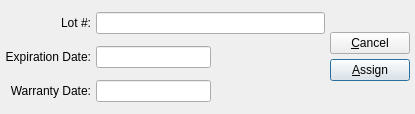
<ui version="4.0" >
 <author></author>
 <comment>This file is part of the xTuple ERP: PostBooks Edition, a free and
open source Enterprise Resource Planning software suite,
Copyright (c) 1999-2010 by OpenMFG LLC, d/b/a xTuple.
It is licensed to you under the Common Public Attribution License
version 1.0, the full text of which (including xTuple-specific Exhibits)
is available at www.xtuple.com/CPAL.  By using this software, you agree
to be bound by its terms.</comment>
 <class>getLotInfo</class>
 <widget class="QDialog" name="getLotInfo" >
  <property name="geometry" >
   <rect>
    <x>0</x>
    <y>0</y>
    <width>415</width>
    <height>114</height>
   </rect>
  </property>
  <property name="windowTitle" >
   <string>Lot Information</string>
  </property>
  <layout class="QGridLayout" >
   <item row="0" column="0" >
    <widget class="QLabel" name="_lotSerialLit" >
     <property name="text" >
      <string>Lot #:</string>
     </property>
     <property name="alignment" >
      <set>Qt::AlignRight|Qt::AlignTrailing|Qt::AlignVCenter</set>
     </property>
    </widget>
   </item>
   <item row="0" column="1" >
    <widget class="XLineEdit" name="_lot" />
   </item>
   <item rowspan="3" row="0" column="2" >
    <layout class="QVBoxLayout" >
     <property name="spacing" >
      <number>0</number>
     </property>
     <item>
      <layout class="QVBoxLayout" >
       <property name="spacing" >
        <number>5</number>
       </property>
       <item>
        <widget class="QPushButton" name="_close" >
         <property name="text" >
          <string>&amp;Cancel</string>
         </property>
        </widget>
       </item>
       <item>
        <widget class="QPushButton" name="_assign" >
         <property name="text" >
          <string>&amp;Assign</string>
         </property>
         <property name="autoDefault" >
          <bool>true</bool>
         </property>
         <property name="default" >
          <bool>true</bool>
         </property>
        </widget>
       </item>
      </layout>
     </item>
     <item>
      <spacer>
       <property name="orientation" >
        <enum>Qt::Vertical</enum>
       </property>
       <property name="sizeType" >
        <enum>QSizePolicy::Preferred</enum>
       </property>
       <property name="sizeHint" >
        <size>
         <width>20</width>
         <height>0</height>
        </size>
       </property>
      </spacer>
     </item>
    </layout>
   </item>
   <item row="1" column="0" >
    <widget class="QLabel" name="_expirationDateLit" >
     <property name="text" >
      <string>Expiration Date:</string>
     </property>
     <property name="alignment" >
      <set>Qt::AlignRight|Qt::AlignTrailing|Qt::AlignVCenter</set>
     </property>
    </widget>
   </item>
   <item row="1" column="1" >
    <layout class="QHBoxLayout" >
     <property name="spacing" >
      <number>0</number>
     </property>
     <item>
      <widget class="DLineEdit" name="_expiration" />
     </item>
     <item>
      <spacer>
       <property name="orientation" >
        <enum>Qt::Horizontal</enum>
       </property>
       <property name="sizeType" >
        <enum>QSizePolicy::Expanding</enum>
       </property>
       <property name="sizeHint" >
        <size>
         <width>31</width>
         <height>10</height>
        </size>
       </property>
      </spacer>
     </item>
    </layout>
   </item>
   <item row="2" column="0" >
    <widget class="QLabel" name="_warrantyDateLit" >
     <property name="text" >
      <string>Warranty Date:</string>
     </property>
     <property name="alignment" >
      <set>Qt::AlignRight|Qt::AlignTrailing|Qt::AlignVCenter</set>
     </property>
    </widget>
   </item>
   <item row="2" column="1" >
    <layout class="QHBoxLayout" >
     <property name="spacing" >
      <number>0</number>
     </property>
     <item>
      <widget class="DLineEdit" name="_warranty" />
     </item>
     <item>
      <spacer>
       <property name="orientation" >
        <enum>Qt::Horizontal</enum>
       </property>
       <property name="sizeType" >
        <enum>QSizePolicy::Expanding</enum>
       </property>
       <property name="sizeHint" >
        <size>
         <width>31</width>
         <height>10</height>
        </size>
       </property>
      </spacer>
     </item>
    </layout>
   </item>
  </layout>
 </widget>
 <layoutdefault spacing="5" margin="5" />
 <pixmapfunction>qPixmapFromMimeSource</pixmapfunction>
 <customwidgets>
  <customwidget>
   <class>DLineEdit</class>
   <extends>XLineEdit</extends>
   <header>datecluster.h</header>
  </customwidget>
  <customwidget>
   <class>XLineEdit</class>
   <extends>QLineEdit</extends>
   <header>xlineedit.h</header>
  </customwidget>
 </customwidgets>
 <tabstops>
  <tabstop>_lot</tabstop>
  <tabstop>_expiration</tabstop>
  <tabstop>_warranty</tabstop>
  <tabstop>_assign</tabstop>
  <tabstop>_close</tabstop>
 </tabstops>
 <resources/>
 <connections>
  <connection>
   <sender>_close</sender>
   <signal>clicked()</signal>
   <receiver>getLotInfo</receiver>
   <slot>reject()</slot>
   <hints>
    <hint type="sourcelabel" >
     <x>20</x>
     <y>20</y>
    </hint>
    <hint type="destinationlabel" >
     <x>20</x>
     <y>20</y>
    </hint>
   </hints>
  </connection>
 </connections>
</ui>
